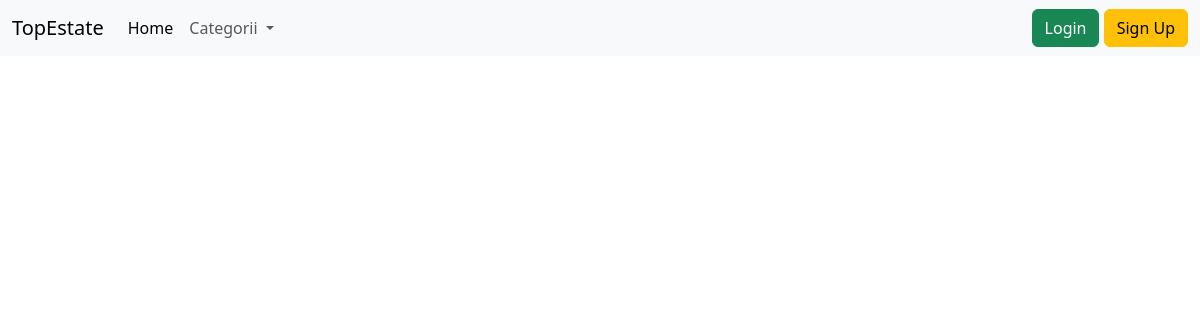
Before: /comision_0/ with the older database file.
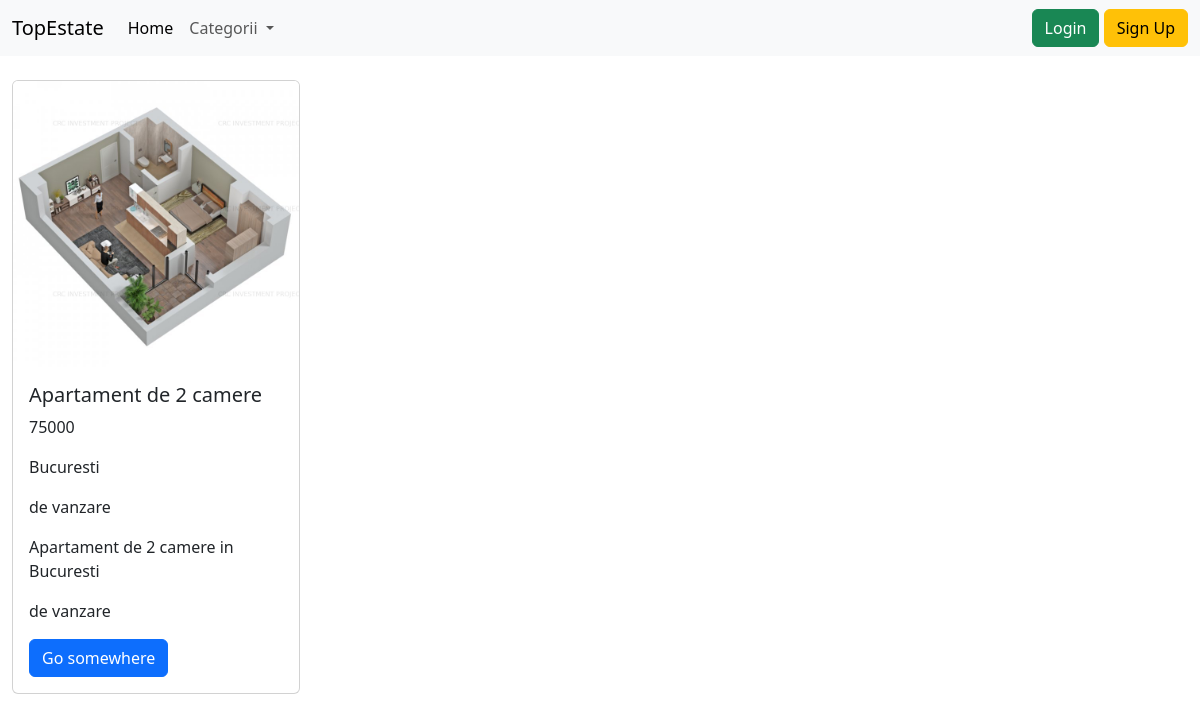
After: the same page with the newer database file.
### createPost/models.py (models this page shows)
class Anunt(models.Model):
    optiuni_proprietati = [
        ('apartamente', 'Apartamente'),
        ('case/vile', 'Case/Vile'),
        ('terenuri', 'Terenuri')
    ]
    optiuni_achizitie = [
        ('de vanzare', 'De vanzare'),
        ('de inchiriat', 'De inchiriat')
    ]
    tipuri_anunt = [
        ('C0', 'Comision 0'),
        ('AR', 'Ansamblu Rezidential'),
        ('AI', 'Agentii Imobiliare')
    ]
    tip_proprietate = models.CharField(choices=optiuni_proprietati, max_length=30)
    tip_vanzare = models.CharField(choices=optiuni_achizitie, max_length=30)
    titul_anunt = models.CharField(max_length=80)
    poze = models.ImageField(upload_to='media/', null=True)
    suprafata_utila = models.CharField(max_length=10)
    pret = models.CharField(max_length=30)
    localizare = models.CharField(max_length=80)
    descriere = models.TextField(max_length=500)
    tip_anunt = models.CharField(choices=tipuri_anunt, max_length=2, default='C0')

### createPost/views.py (the view)
# urls.py: path('comision_0/', views.Comision0View.as_view(), name='comision-0'),
class Comision0View(ListView):
    template_name = 'createPost/comision_0.html'
    model = Anunt
    context_object_name = 'all_announce'
    def get_queryset(self):
        return Anunt.objects.filter(tip_anunt='C0')

### templates/createPost/comision_0.html (shortened to what this page needs)
{% extends 'base.html' %}
{% load static %}
{% block content %}
    <div class="container-fluid">
        <div class="row">
            {% for anunt in all_announce %}
                <div class="col-md-3 ">
                <br>
                    <div class="card" style="width: 18rem;">
                        {% if anunt.poze %}
                        <img src="{{ anunt.poze.url }}" class="card-img-top" alt="...">
                        {% else %}
                        <img src="{% static 'images/no_image_available.png' %}" class="card-img-top" alt="...">
                        {% endif %}
                        <div class="card-body">
                            <h5 class="card-title">{{ anunt.titul_anunt }}</h5>
                            <p class="card-text">{{ anunt.pret }}</p>
                            <p class="card-text">{{ anunt.localizare }}</p>
                            <p class="card-text">{{ anunt.tip_vanzare }}</p>
                            <p class="card-text">{{ anunt.descriere }}</p>
                            <p class="card-text">{{ anunt.tip_vanzare }}</p>
                            <a href="#" class="btn btn-primary">Go somewhere</a>
                        </div>
                    </div>
                </div>
            {% endfor %}
        </div>
    </div>
{% endblock %}

### templates/base.html (shortened to what this page needs)
{% load static %}
<!DOCTYPE html>
<html lang="en">
<head>
    <link href="https://cdn.jsdelivr.net/npm/bootstrap@5.3.2/dist/css/bootstrap.min.css" rel="stylesheet">
    <link rel="stylesheet" href="{% static 'static/css/my_style.css' %}">
</head>
<body>
{% include 'navbar.html' %}
{% block content %} {% endblock %}
</body>
</html>

### templates/navbar.html (shortened to what this page needs)
<nav class="navbar navbar-expand-lg bg-body-tertiary">
    <div class="container-fluid">
        <a class="navbar-brand" href="{% url 'home' %}">TopEstate</a>
        <div class="collapse navbar-collapse" id="navbarSupportedContent">
            <ul class="navbar-nav me-auto mb-2 mb-lg-0">
                <li class="nav-item">
                    <a class="nav-link active" aria-current="page" href="{% url 'home' %}">Home</a>
                </li>
                <li class="nav-item dropdown">
                    <a class="nav-link dropdown-toggle" href="#" role="button" data-bs-toggle="dropdown"
                       aria-expanded="false">
                        Categorii
                    </a>
                </li>
            </ul>
            {% if user.is_authenticated %}
                <div class = 'p-2'>
                    <a href="{% url 'create-post' %}" class="btn btn-primary"> + adauga un anunt </a>
                </div>
                <div>
                    <a href="{% url 'logout' %}" class="btn btn-danger">Logout, {{ user.username }}</a>
                </div>
            {% else %}
                <div>
                    <a href="{% url 'login' %}" class="btn btn-success">Login</a>
                    <a href="{% url 'create-user' %}" class="btn btn-warning">Sign Up</a>
                </div>
            {%  endif %}
        </div>
    </div>
</nav>

Changed rows visible on the page:
added Anunt: poze (picture), titul_anunt "Apartament de 2 camere", pret "75000", localizare "Bucuresti", tip_vanzare "de vanzare", descriere "Apartament de 2 camere in Bucuresti"
